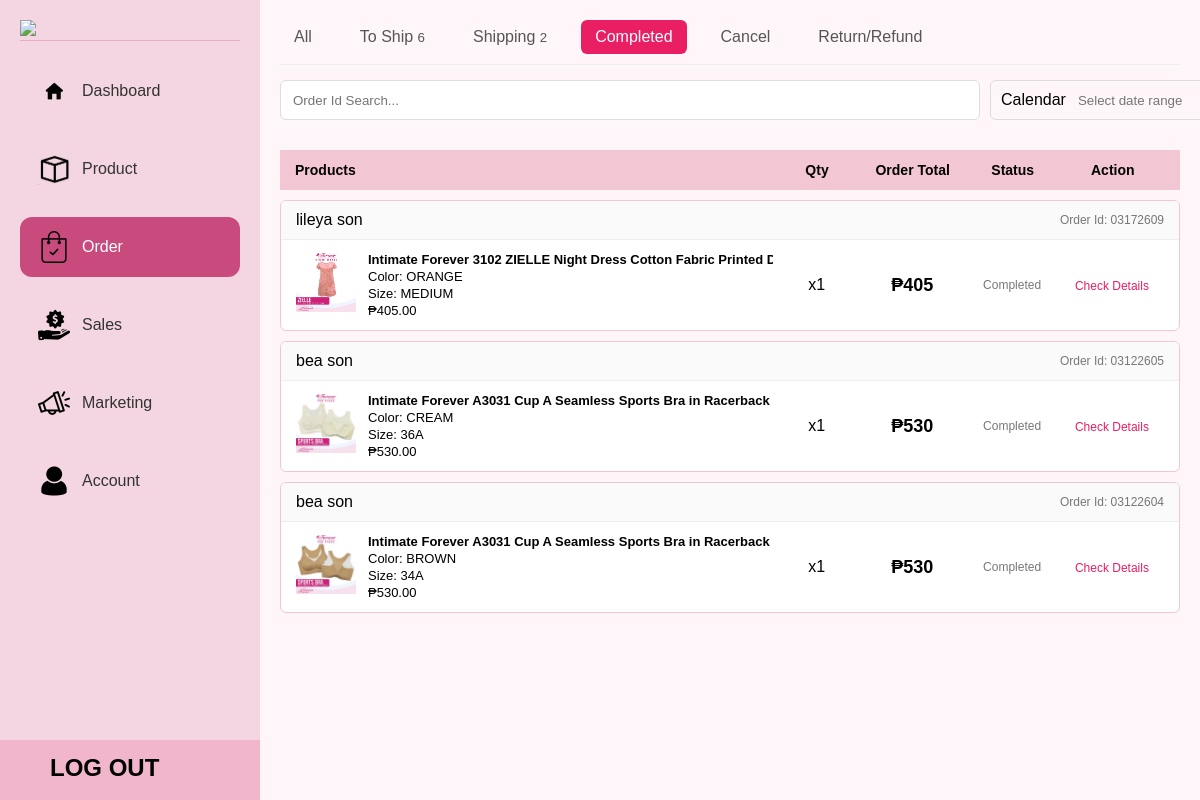
Screenshot of /ADMIN/HTML/order-completed.php (signed in) with the database file from the repository.
### tables this page shows
CREATE TABLE `orders` (
  `id` int(11) NOT NULL,
  `order_code` varchar(20) DEFAULT NULL,
  `first_name` varchar(100) DEFAULT NULL,
  `last_name` varchar(100) DEFAULT NULL,
  `email` varchar(100) DEFAULT NULL,
  `phone` varchar(20) DEFAULT NULL,
  `province` varchar(100) DEFAULT NULL,
  `city` varchar(100) DEFAULT NULL,
  `barangay` varchar(100) DEFAULT NULL,
  `postal` varchar(10) DEFAULT NULL,
  `full_address` text DEFAULT NULL,
  `payment_method` varchar(50) DEFAULT NULL,
  `delivery_method` varchar(50) DEFAULT NULL,
  `subtotal` decimal(10,2) DEFAULT NULL,
  `delivery_fee` decimal(10,2) DEFAULT NULL,
  `total` decimal(10,2) DEFAULT NULL,
  `created_at` datetime DEFAULT current_timestamp(),
  `status` varchar(50) DEFAULT 'To Ship',
  `postal_code` varchar(20) DEFAULT NULL,
  `profile_img` varchar(255) DEFAULT NULL,
  `coupon` decimal(10,2) DEFAULT 0.00,
  `coupon_code` varchar(100) DEFAULT NULL,
  `refund_date` datetime DEFAULT NULL,
  `refund_message` text DEFAULT NULL,
  `refund_images` text DEFAULT NULL
);

CREATE TABLE `order_items` (
  `id` int(11) NOT NULL,
  `order_id` int(11) DEFAULT NULL,
  `product_name` varchar(255) DEFAULT NULL,
  `price` decimal(10,2) DEFAULT NULL,
  `qty` int(11) DEFAULT NULL,
  `size` varchar(50) DEFAULT NULL,
  `color` varchar(50) DEFAULT NULL,
  `image` text DEFAULT NULL,
  `product_id` int(11) DEFAULT NULL,
  `reviewed` tinyint(1) DEFAULT 0
);

### ADMIN/HTML/order-completed.php (the view, shortened to what this page needs)
<?php
include "../../config/db.php";
?>
<?php
$toShipCount = $conn->query("
  SELECT COUNT(*) as total FROM orders WHERE status='To Ship'
")->fetch_assoc()['total'];
$shippingCount = $conn->query("
  SELECT COUNT(*) as total FROM orders WHERE status='Shipped'
")->fetch_assoc()['total'];
$processCount = $conn->query("
  SELECT COUNT(*) as total FROM orders WHERE status='Shipping'
")->fetch_assoc()['total'];
?>
<!DOCTYPE html>
<html lang="en">
<head>
  <link rel="stylesheet" href="../CSS/order-shipping.css">
  <link rel="stylesheet" href="https://cdn.jsdelivr.net/npm/flatpickr/dist/flatpickr.min.css">
</head>
<body>
<div class="container">
<aside class="sidebar">
  <div class="logo">
    <img src="../PICTURE/logo.png">
  </div>
  <nav class="menu">
    <a href="dashboard.php">
      <img src="../PICTURE/home logo.png" class="menu-icon">
      Dashboard
    </a>
    <a href="product.php">
      <img src="../PICTURE/product logo.png" class="menu-icon">
      Product
    </a>
    <a href="order.php" class="active">
      <img src="../PICTURE/ORDER LOGO.webp" class="menu-icon">
      Order
    </a>
    <a href="sales.php">
      <img src="../PICTURE/SALES LOGO.png" class="menu-icon">
      Sales
    </a>
    <a href="marketing.php">
      <img src="../PICTURE/MARKETING LOGO.png" class="menu-icon">
      Marketing
    </a>
    <a href="account.php">
      <img src="../PICTURE/ACCOUNT LOGO.png" class="menu-icon">
      Account
    </a>
  </nav>
    <a href="logout.php" class="logout-bar">
        <div class="logout-content">
            <span class="logout-text">LOG OUT</span>
        </div>
    </a>
</aside>
<main class="main">
<div class="tabs">
  <a href="order.php">All</a>
  <a href="order-to-ship.php" >
    To Ship <small><?= $processCount + $toShipCount ?></small>
  </a>
  <a href="order-shipping.php" >
    Shipping <small><?= $shippingCount ?></small>
  </a>
  <a href="order-completed.php"class="active">Completed</a>
  <a href="order-cancel.php">Cancel</a>
  <a href="return-refund.php">Return/Refund</a>
</div>
<div class="top-bar">
  <form method="GET" class="search-form">
  <input
    type="text"
    name="search"
    class="search-input"
    placeholder="Order Id Search..."
    value="<?= $_GET['search'] ?? '' ?>"
  >
</form>
  <div class="date-range">
    <span class="label">Calendar</span>
    <input type="text" id="calendarRange" placeholder="Select date range">
  </div>
</div>
<div class="table-header">
  <div>Products</div>
  <div>Qty</div>
  <div>Order Total</div>
  <div>Status</div>
  <div>Action</div>
</div>
<?php
$sql = "SELECT * FROM orders WHERE status = 'Completed'";
$sql .= " ORDER BY id DESC";
$orders = $conn->query($sql);
while ($order = $orders->fetch_assoc()):
?>
<div class="order-card" data-status="<?= $order['status'] ?? 'To Ship' ?>">
  <div class="order-top">
    <div class="buyer">
      <span><?= $order['first_name'] ?> <?= $order['last_name'] ?></span>
    </div>
    <div class="order-id">
      Order Id: <?= $order['order_code'] ?? $order['id'] ?>
    </div>
  </div>
<?php
$items = $conn->query("SELECT * FROM order_items WHERE order_id = '".$order['id']."'");
$total = 0;
$rows = [];
if ($items && $items->num_rows > 0) {
  while ($item = $items->fetch_assoc()) {
    $rows[] = $item;
    $total += $item['price'] * $item['qty'];
  }
}
?>
<?php if (count($rows) > 0): ?>
  <?php foreach ($rows as $index => $item): ?>
    <div class="order-row">
    <div class="product">
      <a href="order-view.php?id=<?= $order['id'] ?>" class="product-link">
    <div class="img">
      <?php if (!empty($item['image'])): ?>
        <img src="../../uploads/<?= $item['image'] ?>"
        style="width:100%; height:100%; object-fit:cover;">
      <?php endif; ?>
    </div>
    <div class="product-info">
      <strong><?= $item['product_name'] ?></strong>
      <span>Color: <?= $item['color'] ?? '-' ?></span>
      <span>Size: <?= $item['size'] ?? '-' ?></span>
      <span>₱<?= $item['price'] ?></span>
    </div>
  </a>
</div>
      <div class="qty center">
        x<?= $item['qty'] ?>
      </div>
      <?php if ($index === 0): ?>
        <div class="summary-total">₱<?= $total ?></div>
        <div class="summary-status">
          <?= $order['status'] ?? 'To Ship' ?>
        </div>
        <div class="summary-action">
          <a href="order-view.php?id=<?= $order['id'] ?>">
          Check Details
          </a>
        </div>
      <?php else: ?>
        <div></div>
        <div></div>
        <div></div>
        <?php endif; ?>
    </div>
  <?php endforeach; ?>
  <?php endif; ?>
  </div>
<?php endwhile; ?>
</main>
</div>
</body>
</html>

### ADMIN/CSS/order-shipping.css (style rules this page uses)
* { margin: 0; padding: 0; box-sizing: border-box; font-family: sans-serif; }
body { margin: 0; background: #fff6f9; }
.container { width: 100%; min-height: 100vh; align-items: stretch; }
.sidebar { width: 260px; background: #F3D6E1; padding: 20px; min-height: 100vh; position: fixed; top: 0; left: 0; height: 100vh; }
.main { margin-left: 260px; width: calc(100% - 260px); padding: 20px; }
.logo { border-bottom: 1px solid rgba(201, 74, 124, 0.3); margin-bottom: 20px; }
.logo img { width: 100%; }
.menu { display: flex; flex-direction: column; }
.menu a { display: flex; align-items: center; gap: 12px; padding: 14px 18px; margin-bottom: 18px; border-radius: 12px; color: #333; font-weight: 500; cursor: pointer; text-decoration: none; }
.menu a.active { background: #C94A7C; color: #fff; }
.menu-icon { width: 32px; height: 32px; }
.logout-bar { position: absolute; bottom: 0; left: 0; width: 100%; height: 60px; background: #F1B6CC; padding: 14px 20px; cursor: pointer; }
.logout-content { display: flex; align-items: center; gap: 14px; color: #000; font-weight: 600; font-size: 24px; margin-left: 30px; }
.logout-bar { text-decoration: none; color: inherit; }
.tabs { display: flex; gap: 20px; border-bottom: 1px solid #eee; padding-bottom: 10px; margin-bottom: 15px; }
.top-bar { display: flex; gap: 10px; width: 100%; }
.search-input { flex: 1; width: 700px; }
.top-bar input[type="text"] { height: 40px; padding: 0 12px; border: 1px solid #ddd; border-radius: 6px; outline: none; transition: all 0.25s ease; }
.date-range { display: flex; align-items: center; border: 1px solid #ddd; border-radius: 6px; padding: 0 10px; height: 40px; transition: all 0.25s ease; margin-left: auto; }
#calendarRange { background: transparent; border: none; outline: none; box-shadow: none; }
.table-header { background: #f3c6d3; padding: 12px 15px; font-weight: 600; font-size: 14px; display: grid; grid-template-columns: 55% 10% 12% 11% 12%; align-items: center; text-align: center; margin-top: 30px; }
.tabs a { text-decoration: none; color: #555; padding: 8px 14px; border-radius: 6px; transition: 0.2s; }
.tabs a.active { background: #e91e63; color: white; }
.table-header div:first-child { text-align: left; }
.order-card { border: 1px solid #f3c6d3; background: #fff; margin-top: 10px; border-radius: 6px; width: 100%; overflow: hidden; }
.order-top { display: flex; justify-content: space-between; align-items: center; padding: 10px 15px; border-bottom: 1px solid #eee; background: #fafafa; width: 100%; box-sizing: border-box; }
.buyer { display: flex; align-items: center; gap: 10px; }
.order-id { font-size: 12px; color: #777; }
.order-row { display: grid; grid-template-columns: 55% 10% 12% 11% 12%; align-items: center; padding: 12px 15px; }
.center { text-align: center; display: flex; justify-content: center; align-items: center; }
.product { display: flex; align-items: flex-start; gap: 12px; overflow: hidden; }
.product .img { width: 60px; height: 60px; background: #ccc; }
.product div { display: flex; flex-direction: column; font-size: 13px; gap: 2px; overflow: hidden; }
.product strong { white-space: nowrap; overflow: hidden; text-overflow: ellipsis; }
.product-link { display: flex; gap: 12px; text-decoration: none; color: inherit; }
.qty, .summary-total, .summary-status, .summary-action { margin: 0; text-align: center; }
.summary-total { font-size: 18px; font-weight: bold; }
.summary-status { font-size: 12px; color: #777; }
.summary-action a { color: #e91e63; font-size: 12px; text-decoration: none; }
html, body { width: 100%; overflow-x: hidden; }

### rows the page displays
orders: first_name "lileya", last_name "son", order_code "03172609"
order_items: image (picture), product_name "Intimate Forever 3102 ZIELLE Night Dress Cotton Fabric Printed…", color "ORANGE", size "MEDIUM", price "405.00", qty "1", total "405", order.status "Completed"
orders: first_name "bea", last_name "son", order_code "03122605"
order_items: image (picture), product_name "Intimate Forever A3031 Cup A Seamless Sports Bra in Racerback…", color "CREAM", size "36A", price "530.00", qty "1", total "530", order.status "Completed"
orders: first_name "bea", last_name "son", order_code "03122604"
order_items: image (picture), product_name "Intimate Forever A3031 Cup A Seamless Sports Bra in Racerback…", color "BROWN", size "34A", price "530.00", qty "1", total "530", order.status "Completed"

### other values shown
$processCount + $toShipCount "6"
$shippingCount "2"
